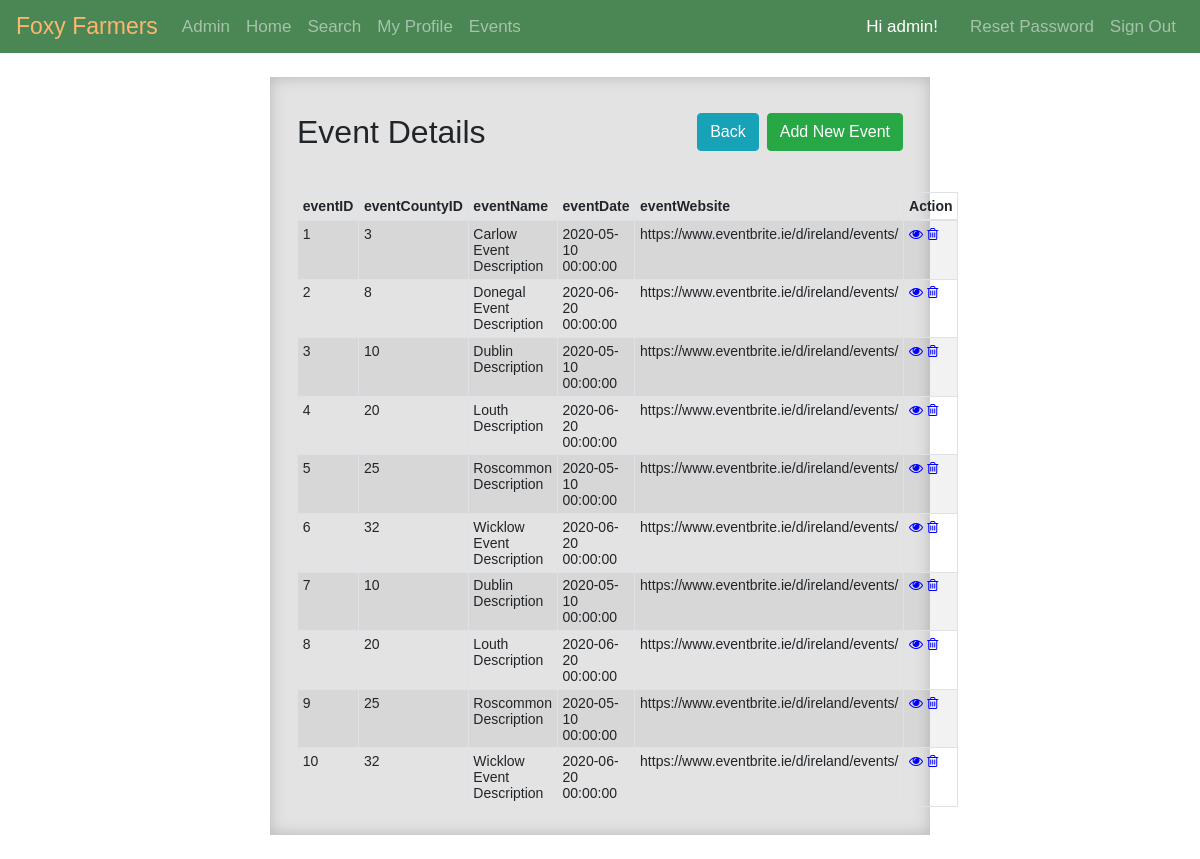
The page /pages/admin/events-home.php (signed in) on the database as committed earlier.
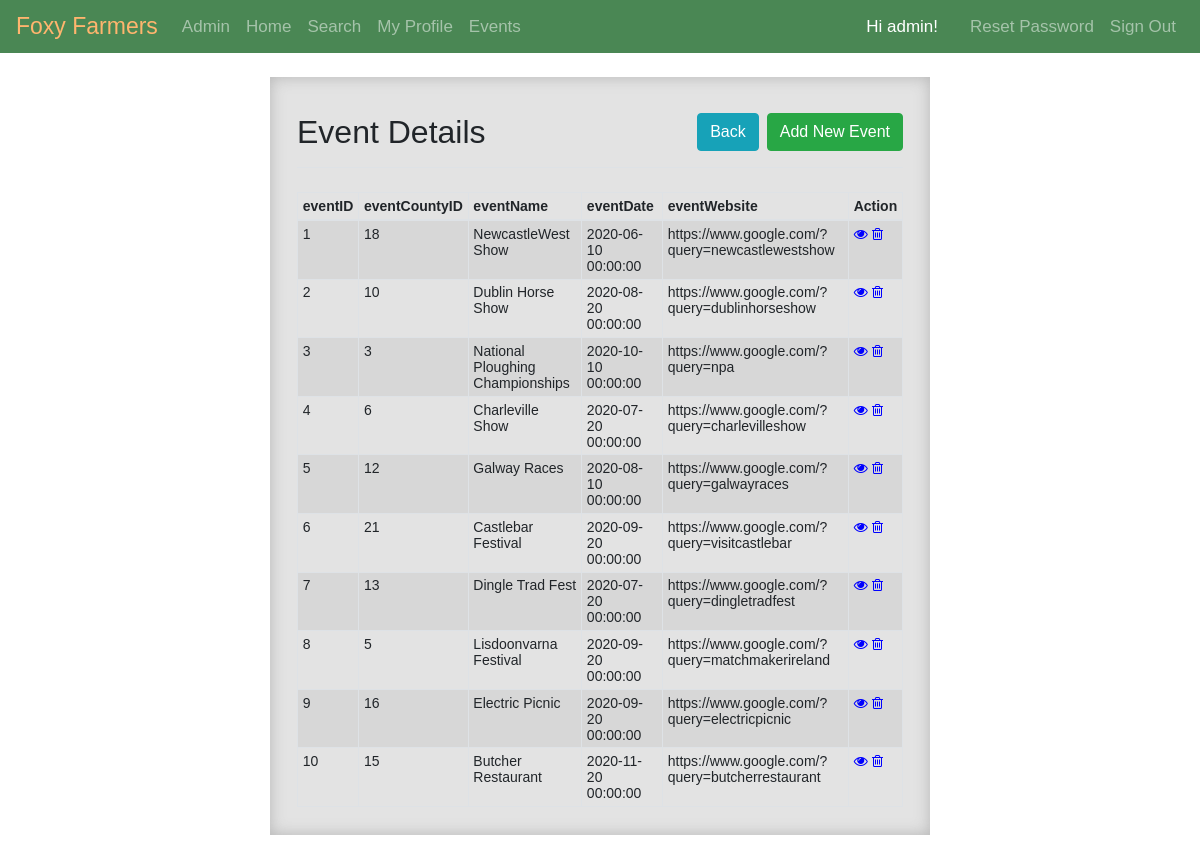
The same page on the database as committed later.
### tables this page shows
CREATE TABLE events (
  eventID INT NOT NULL,
  eventCountyID INT NOT NULL,
  eventName VARCHAR(128) NOT NULL,
  eventDate DATETIME, 
  eventWebsite VARCHAR(128) NULL DEFAULT "",
  eventPhoto VARCHAR(128) NOT NULL
);

### pages/admin/events-home.php (the view, shortened to what this page needs)
<?php
require_once "../../utilities/config.php";
?>
    <div class="wrapper wrapper-wide admin">
        <div class="container-fluid">
            <div class="row">
                <div class="col-md-12">
                    <div class="pb-2 mt-4 mb-4 border-bottom clearfix">
                        <h2 class="float-left">Event Details</h2>
                        <a href="events-create.php" class="btn btn-success float-right">Add New Event</a>
                        <a href="admin-home.php" class="btn btn-info float-right mr-2">Back</a>
                    </div>
                    <?php
                    $sql = "SELECT * FROM events";
                    if($result = mysqli_query($link, $sql)){
                        if(mysqli_num_rows($result) > 0){
                            echo "<table class='table table-bordered table-striped table-sm'>";
                                echo "<thead>";
                                    echo "<tr>";
                                        echo "<th>eventID</th>";
                                        echo "<th>eventCountyID</th>";
                                        echo "<th>eventName</th>";
                                        echo "<th>eventDate</th>";
                                        echo "<th>eventWebsite</th>";
                                        echo "<th>Action</th>";
                                    echo "</tr>";
                                echo "</thead>";
                                echo "<tbody>";
                                while($row = mysqli_fetch_array($result)){
                                    echo "<tr>";
                                        echo "<td>" . $row['eventID'] . "</td>";
                                        echo "<td>" . $row['eventCountyID'] . "</td>";
                                        echo "<td>" . $row['eventName'] . "</td>";
                                        echo "<td>" . $row['eventDate'] . "</td>";
                                        echo "<td>" . $row['eventWebsite'] . "</td>";
                                        echo "<td>";
                                            echo "<a href='../admin/events-read.php?eventID=". $row['eventID'] ."' title='View Record' data-toggle='tooltip'><i class='fa fa-eye' aria-hidden='true'></i></a>";
                                            echo "<a href='../admin/events-delete.php?eventID=". $row['eventID'] ."' title='Delete Record' data-toggle='tooltip'><i class='fa fa-trash-o' aria-hidden='true'></i></a>";
                                        echo "</td>";
                                    echo "</tr>";
                                }
                                echo "</tbody>";
                            echo "</table>";
                        } else{
                            echo "<p class='lead'><em>No records were found.</em></p>";
                        }
                    } else{
                        echo "ERROR: Could not able to execute $sql. " . mysqli_error($link);
                    }
                    ?>
                </div>
            </div>
        </div>
    </div>

### style/style.css (style rules this page uses)
* { -webkit-box-sizing: border-box; -moz-box-sizing: border-box; -ms-box-sizing: border-box; box-sizing: border-box; }
:root { --main-orange-color: rgb(255,181,110); --main-orange-color-inner-shadow: rgba(202, 126, 54, 0.8); --main-orange-color-outer-shadow: rgba(0, 0, 0, 0.5); --main-green-color: hsl(130, 29%, 41%); --main-admin-color-inner-shadow: rgba(170, 170, 170, 0.8); --main-admin-color-outer-shadow: rgba(255, 255, 255, 0.5); --main-admin-color: hsl(0, 0%, 89%); }
body { font: 14px sans-serif; background-image: url("../images/site-photos/background.png"); background-color: white; background-attachment: fixed; background-position: 50% 50%; }
.wrapper { width: 30%; padding: 1%; margin: 2% auto; background-color: var(--main-orange-color); }
.wrapper-wide { width: 55%; }
.admin { background-color: var(--main-admin-color); box-shadow: inset 0px 0px 15px 0px var(--main-admin-color-inner-shadow), 0px 0px 5px 0px var(--main-admin-color-outer-shadow); }
.navbar { background-color: var(--main-green-color); }
.navbar .navbar-brand { color: var(--main-orange-color); font-size: 23px; }
.navbar .nav-item { font-size: 17px; }
table tr td:last-child a { margin-right: 10%; }
.fa-eye { color: blue; }
.fa-trash-o { color: blue; }

Rows that differ between the two databases and show on the page:
changed events id 1: eventCountyID "3" → "18"; eventName "Carlow Event Description" → "NewcastleWest Show"; eventDate "2020-05-10 00:00:00" → "2020-06-10 00:00:00"; eventWebsite "https://www.eventbrite.ie/d/ireland/events/" → "https://www.google.com/?query=newcastlewestshow"
changed events id 2: eventCountyID "8" → "10"; eventName "Donegal Event Description" → "Dublin Horse Show"; eventDate "2020-06-20 00:00:00" → "2020-08-20 00:00:00"; eventWebsite "https://www.eventbrite.ie/d/ireland/events/" → "https://www.google.com/?query=dublinhorseshow"
changed events id 3: eventCountyID "10" → "3"; eventName "Dublin Description" → "National Ploughing Championships"; eventDate "2020-05-10 00:00:00" → "2020-10-10 00:00:00"; eventWebsite "https://www.eventbrite.ie/d/ireland/events/" → "https://www.google.com/?query=npa"
changed events id 4: eventCountyID "20" → "6"; eventName "Louth Description" → "Charleville Show"; eventDate "2020-06-20 00:00:00" → "2020-07-20 00:00:00"; eventWebsite "https://www.eventbrite.ie/d/ireland/events/" → "https://www.google.com/?query=charlevilleshow"
changed events id 5: eventCountyID "25" → "12"; eventName "Roscommon Description" → "Galway Races"; eventDate "2020-05-10 00:00:00" → "2020-08-10 00:00:00"; eventWebsite "https://www.eventbrite.ie/d/ireland/events/" → "https://www.google.com/?query=galwayraces"
changed events id 6: eventCountyID "32" → "21"; eventName "Wicklow Event Description" → "Castlebar Festival"; eventDate "2020-06-20 00:00:00" → "2020-09-20 00:00:00"; eventWebsite "https://www.eventbrite.ie/d/ireland/events/" → "https://www.google.com/?query=visitcastlebar"
changed events id 7: eventCountyID "10" → "13"; eventName "Dublin Description" → "Dingle Trad Fest"; eventDate "2020-05-10 00:00:00" → "2020-07-20 00:00:00"; eventWebsite "https://www.eventbrite.ie/d/ireland/events/" → "https://www.google.com/?query=dingletradfest"
changed events id 8: eventCountyID "20" → "5"; eventName "Louth Description" → "Lisdoonvarna Festival"; eventDate "2020-06-20 00:00:00" → "2020-09-20 00:00:00"; eventWebsite "https://www.eventbrite.ie/d/ireland/events/" → "https://www.google.com/?query=matchmakerireland"
changed events id 9: eventCountyID "25" → "16"; eventName "Roscommon Description" → "Electric Picnic"; eventDate "2020-05-10 00:00:00" → "2020-09-20 00:00:00"; eventWebsite "https://www.eventbrite.ie/d/ireland/events/" → "https://www.google.com/?query=electricpicnic"
changed events id 10: eventCountyID "32" → "15"; eventName "Wicklow Event Description" → "Butcher Restaurant"; eventDate "2020-06-20 00:00:00" → "2020-11-20 00:00:00"; eventWebsite "https://www.eventbrite.ie/d/ireland/events/" → "https://www.google.com/?query=butcherrestaurant"
